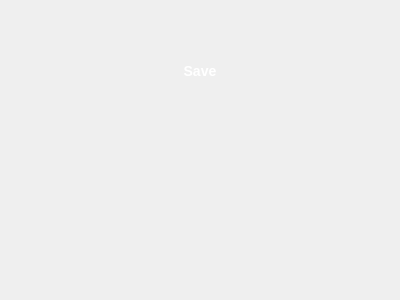
<?xml version="1.0" encoding="UTF-8"?>
<ui version="4.0">
 <class>PreferencesActions</class>
 <widget class="QWidget" name="PreferencesActions">
  <property name="geometry">
   <rect>
    <x>0</x>
    <y>0</y>
    <width>400</width>
    <height>300</height>
   </rect>
  </property>
  <property name="sizePolicy">
   <sizepolicy hsizetype="Preferred" vsizetype="Preferred">
    <horstretch>0</horstretch>
    <verstretch>0</verstretch>
   </sizepolicy>
  </property>
  <property name="windowTitle">
   <string>Preferences Actions</string>
  </property>
  <layout class="QGridLayout" name="gridLayout">
   <item row="0" column="0">
    <widget class="QPushButton" name="updatePreferences">
     <property name="enabled">
      <bool>true</bool>
     </property>
     <property name="sizePolicy">
      <sizepolicy hsizetype="Fixed" vsizetype="Fixed">
       <horstretch>0</horstretch>
       <verstretch>0</verstretch>
      </sizepolicy>
     </property>
     <property name="minimumSize">
      <size>
       <width>120</width>
       <height>120</height>
      </size>
     </property>
     <property name="maximumSize">
      <size>
       <width>16777215</width>
       <height>16777215</height>
      </size>
     </property>
     <property name="font">
      <font>
       <pointsize>-1</pointsize>
       <weight>75</weight>
       <bold>true</bold>
      </font>
     </property>
     <property name="focusPolicy">
      <enum>Qt::NoFocus</enum>
     </property>
     <property name="autoFillBackground">
      <bool>false</bool>
     </property>
     <property name="styleSheet">
      <string notr="true">QPushButton {
color: #ffffff;
font-weight: bold;
font-size: 14px;
	border-image: url(:/120x120/images/buttons/round/120x120/Green.png);
}
QPushButton:hover {
	border-image: url(:/120x120/images/buttons/round/120x120/Silver.png);
}
QPushButton:pressed {
	border-image: url(:/120x120/images/buttons/round/120x120/Red.png);
}</string>
     </property>
     <property name="text">
      <string>Save</string>
     </property>
     <property name="iconSize">
      <size>
       <width>0</width>
       <height>0</height>
      </size>
     </property>
     <property name="checkable">
      <bool>false</bool>
     </property>
     <property name="autoDefault">
      <bool>false</bool>
     </property>
     <property name="default">
      <bool>false</bool>
     </property>
     <property name="flat">
      <bool>true</bool>
     </property>
    </widget>
   </item>
   <item row="1" column="0">
    <spacer name="verticalSpacer">
     <property name="orientation">
      <enum>Qt::Vertical</enum>
     </property>
     <property name="sizeHint" stdset="0">
      <size>
       <width>20</width>
       <height>40</height>
      </size>
     </property>
    </spacer>
   </item>
  </layout>
 </widget>
 <resources>
  <include location="../../../resources/buttons.qrc"/>
 </resources>
 <connections/>
</ui>
